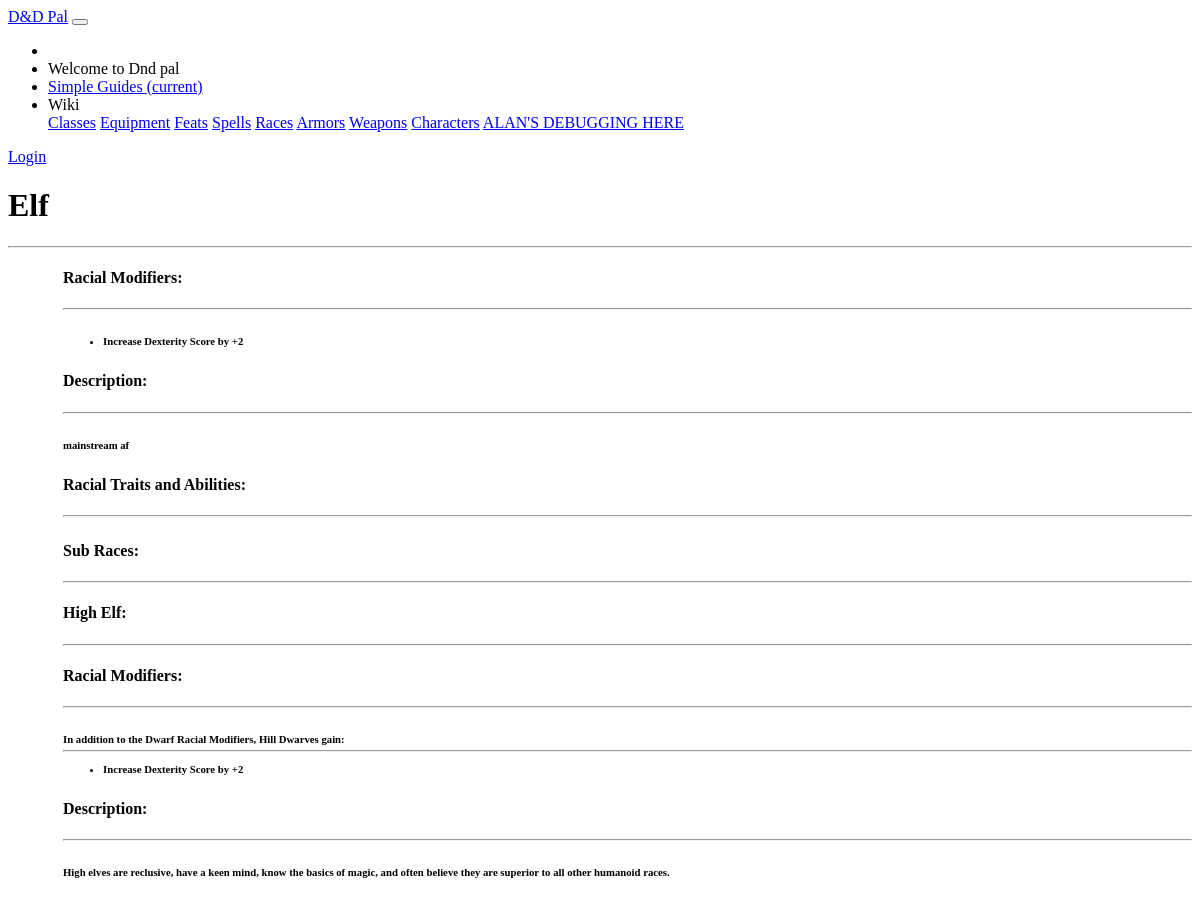
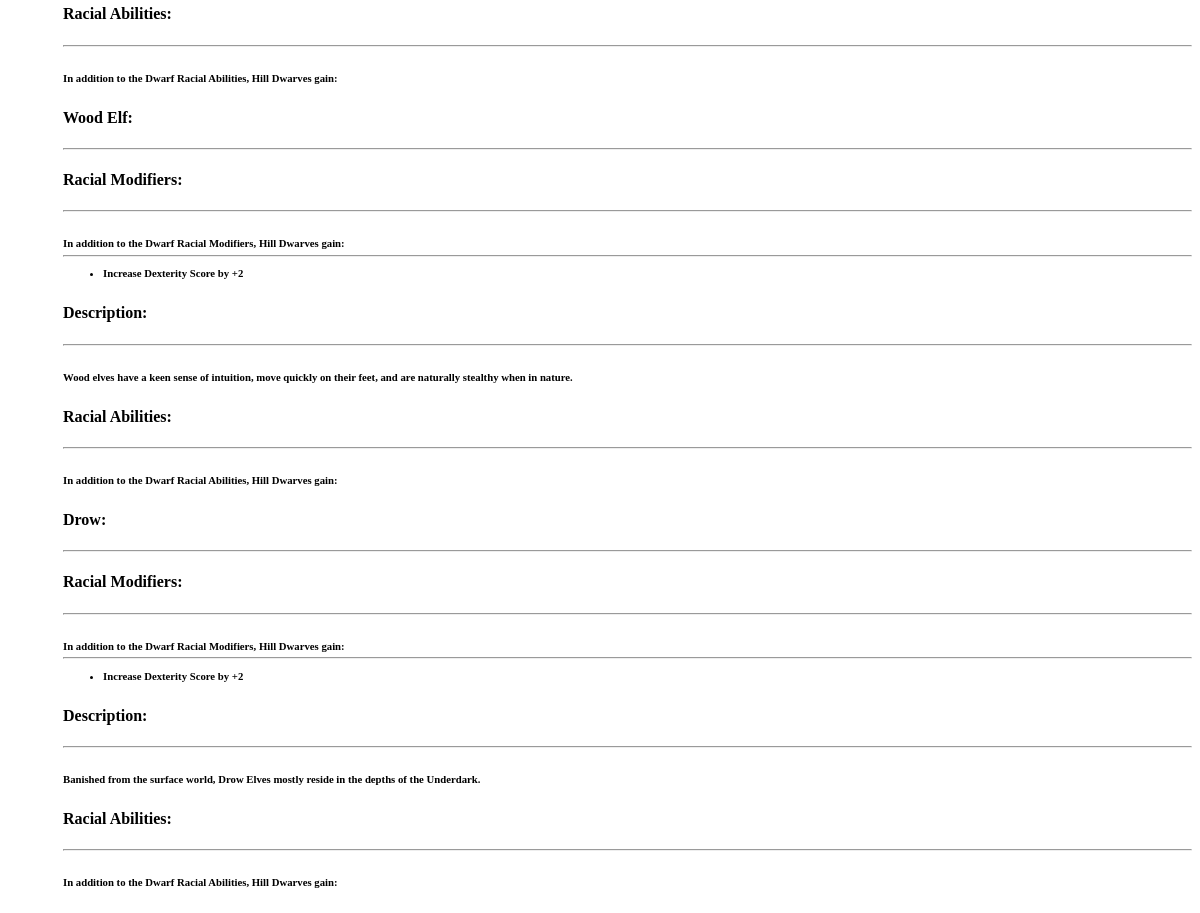
/dndpal/race/Elf, run on the app's committed database (2 pictures, top to bottom).
### dndpal/models.py (models this page shows, shortened)
class Race(models.Model):
    name = models.CharField(default = '', primary_key = True, max_length = 100, help_text = "Enter the name of this race")
    description = models.CharField(default = '', max_length = 5000, help_text = "Enter a description of this race (backstory, beliefs, etc.)")
    speed = models.SmallIntegerField(default=0, help_text="Enter the speed for this race")
    modifiers = models.CharField(default = '', max_length = 100, help_text = "Enter the stats modifiers in JSON format. Ex: {\"str\": 2, \"dex\": 8}")

class Subrace(models.Model):
    name = models.CharField(default = '', primary_key = True, max_length = 100, help_text = "Enter the name of the subrace")
    parent_race = models.ForeignKey('Race', on_delete=models.CASCADE, null = True)
    description = models.CharField(default= '', max_length = 5000, help_text = "Enter a description of this sub-race (backstory, beliefs, etc.)")
    modifiers = models.CharField(default = '', max_length = 20, help_text = "Enter the stats modifiers in JSON format. Ex: {\"str\": 2, \"dex\": 8}")
    def __str__(self):
        return self.name

### dndpal/views.py (the view)
# urls.py: path('race/<str:pk>', views.RaceDetailView.as_view(), name='race-detail'),
class RaceDetailView(generic.DetailView):
    model = Race
    def get_context_data(self, **kwargs):
        context = super(RaceDetailView, self).get_context_data(**kwargs)
        json_data = context['race'].modifiers
        json_parsed = json.loads(json_data)
        strength = '0'
        dexterity = '0'
        constitution = '0'
        intelligence = '0'
        wisdom = '0'
        charisma = '0'
        if 'str' in json_parsed:
            strength = json_parsed['str']
        if 'dex' in json_parsed:
            dexterity = json_parsed['dex']
        if 'con' in json_parsed:
            constitution = json_parsed['con']
        if 'int' in json_parsed:
            intelligence = json_parsed['int']
        if 'wis' in json_parsed:
            wisdom = json_parsed['wis']
        if 'cha' in json_parsed:
            charisma = json_parsed['cha']
        context['raceStr'] = int(strength)
        context['raceDex'] = int(dexterity)
        context['raceCon'] = int(constitution)
        context['raceInt'] = int(intelligence)
        context['raceWis'] = int(wisdom)
        context['raceCha'] = int(charisma)
        context['raceFeatures'] = RaceFeatures.objects.filter(race = context['race'])
        context['subraces'] = Subrace.objects.filter(parent_race = context['race'])
        context['subrace_mods'] = {}
        context['subraceFeatures'] = {}
        for subrace in context['subraces']:
            sub = {}
            sjson_data = subrace.modifiers
            sjson_parsed = json.loads(json_data)
            sstrength = 0
            sdexterity = 0
            sconstitution = 0
            sintelligence = 0
            swisdom = 0
            scharisma = 0
            if 'str' in sjson_parsed:
                sstrength = int(sjson_parsed['str'])
                sub['str'] = sstrength
            if 'dex' in sjson_parsed:
                sdexterity = int(sjson_parsed['dex'])
                sub['dex'] = sdexterity
            if 'con' in sjson_parsed:
                sconstitution = int(sjson_parsed['con'])
                sub['con'] = sconstitution
            if 'int' in sjson_parsed:
                sintelligence = int(sjson_parsed['int'])
                sub['int'] = sintelligence
            if 'wis' in sjson_parsed:
                swisdom = int(sjson_parsed['wis'])
                sub['wis'] = swisdom
            if 'cha' in sjson_parsed:
                scharisma = int(sjson_parsed['cha'])
                sub['cha'] = scharisma
            context['subrace_mods'][subrace.name] = sub
            context['subraceFeatures'][subrace.name] = SubraceFeatures.objects.filter(subrace = subrace)
        print('json_parsed = '+str(json_parsed))
        print('stre = '+str(strength))
        print('cons = '+str(constitution))
        print('raceFeatures =' + str(context['raceFeatures']))
        print('subraces =' + str(context['subraces']))
        print('subrace_mods =' + str(context['subrace_mods']))
        return context

### dndpal/templates/dndpal/race_detail.html (shortened to what this page needs)
{% extends "base_generic.html" %}
{% block content %}
<main role="main" class="container">
    <div class="container card m-4" style="margin-top:10px;">
        <div class="row  m-4" style="margin-top: 10px">
            <div class="col-md">
                <h1>{{race.name}}</h1>
                <hr>
            </div>
        </div>
        <div class="pb-2" style="margin-left: 55px;">
            <div class="row my-4" style="margin-top: 10px">
                <div class="col-md-5">
                    <h4>Racial Modifiers:</h4>
                    <hr>
                    <h6>
                        <ul>
                            {% if raceDex > 0 %}
                            <li class="mb-3">Increase Dexterity Score by +{{raceDex}}</li>
                            {% elif raceDex < 0 %}
                            <li class="mb-3">Decrease Dexterity Score by -{{raceDex}}</li>
                            {% endif %}
                        </ul>
                    </h6>
                </div>
            </div>
            <div class="row my-4" style="margin-top: 10px">
                <div class="col-xl-8">
                    <h4>Description:</h4>
                    <hr>
                    <h6>{{race.description}}</h6>
                </div>
            </div>
            <div class="row my-4" style="margin-top: 10px">
                <div class="col-xl-8">
                    <h4>Racial Traits and Abilities:</h4>
                    <hr>
                </div>
            </div>
            <div class="row my-4" style="margin-top: 10px">
                <div class="col-xl-8">
                    <h4>Sub Races:</h4>
                    <hr>
                    {% for f in subraces %}
                    <div class="card col-xl-10 p-3 my-3">
                        <h4>{{f.name}}:</h4>
                        <hr>
                        <div class="col-xl-12">
                            <h4>Racial Modifiers:</h4>
                            <hr>
                            <h6 class="pl-3">
                                In addition to the Dwarf Racial Modifiers, Hill Dwarves gain:
                                <hr>
                                <ul>
                                    {% for subracekey, mods in subrace_mods.items %}
                                        {% if subracekey == f.name %}
                                            {% with sub_mods=mods %}
                                                {% for sc, v in sub_mods.items %}
                                                    {% if sc == 'dex' %}
                                                        {% if v > 0 %}
                                                            <li class="mb-3">Increase Dexterity Score by +{{v}}</li>
                                                        {% elif v < 0 %}
                                                            <li class="mb-3">Decrease Dexterity Score by -{{v}}</li>
                                                        {% endif %}
                                                    {% endif %}
                                                {% empty %}
                                                    <li class="mb-3">Nothing.</li>
                                                {% endfor %}
                                            {% endwith %}
                                        {% endif %}
                                    {% endfor %}
                                </ul>
                            </h6>
                        </div>
                        <div class="col-xl-12">
                            <h4>Description:</h4>
                            <hr>
                            <h6 class="pl-3">
                                {{f.description}}
                            </h6>
                        </div>
                        <div class="col-xl-12">
                            <h4>Racial Abilities:</h4>
                            <hr>
                            <h6 class="pl-3">
                                In addition to the Dwarf Racial Abilities, Hill Dwarves gain:
                            </h6>
                        </div>
                    </div>
                    {% endfor %}
                </div>
            </div>
        </div>
    </div>
</main>
{% endblock %}

### data on the page
Race: name "Elf", description "mainstream af"
Subrace: name "High Elf", sub_mods "2", description "High elves are reclusive, have a keen mind, know the basics of magic, and often believe they are superior to all other humanoid races."
Subrace: name "Wood Elf", sub_mods "2", description "Wood elves have a keen sense of intuition, move quickly on their feet, and are naturally stealthy when in nature."
Subrace: name "Drow", sub_mods "2", description "Banished from the surface world, Drow Elves mostly reside in the depths of the Underdark."

### other printed values
{{ raceDex }} "2"
